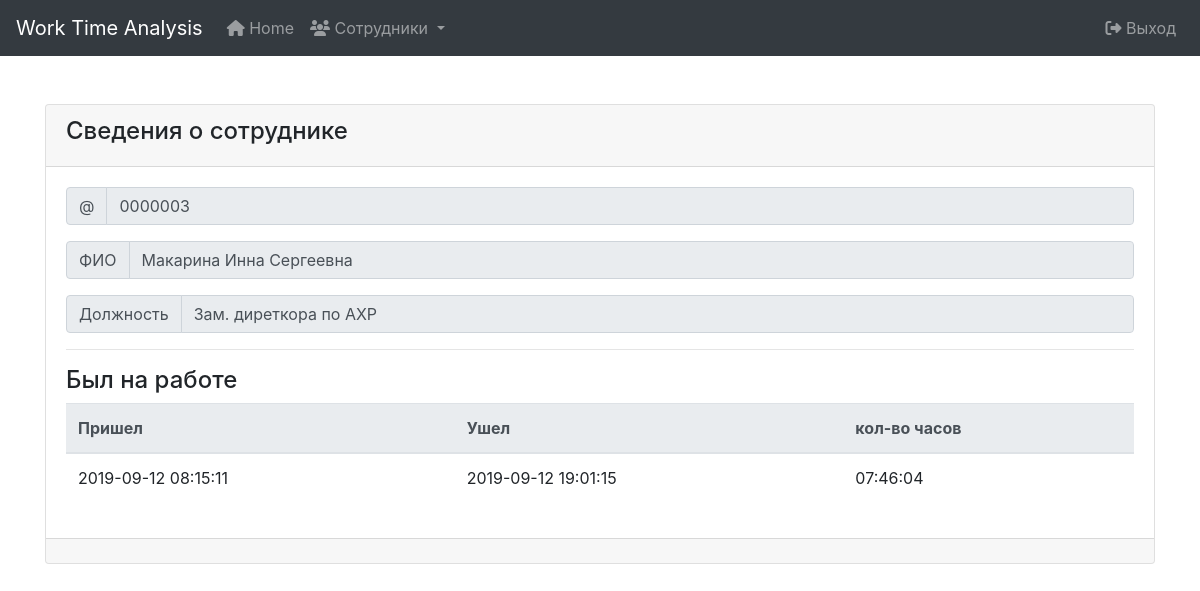
Page /workers/view?id=0000003 (signed in) on the earlier database version.
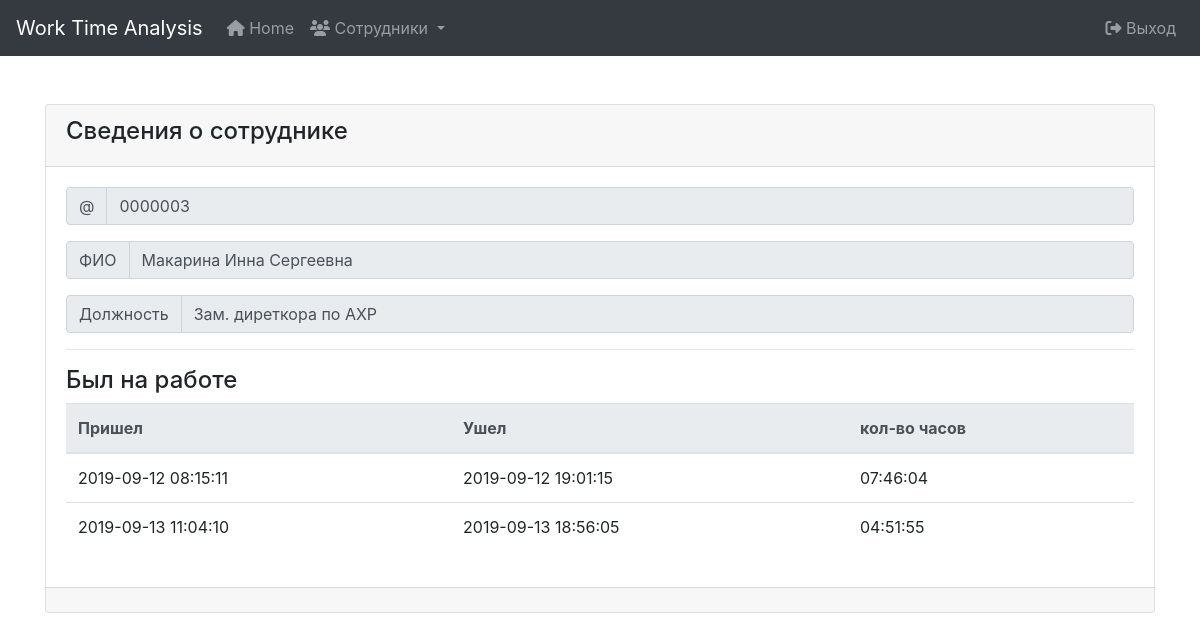
Same page on the later database version.
### tables this page shows
CREATE TABLE `journal` (
  `id` int(10) UNSIGNED ZEROFILL NOT NULL,
  `worker` int(7) UNSIGNED ZEROFILL NOT NULL DEFAULT 0000000,
  `ardate` datetime DEFAULT NULL,
  `oudate` datetime DEFAULT NULL
);

### workers/view/index.php (the view, shortened to what this page needs)
<!doctype html>
<html lang="ru">
<head>
    <link rel="stylesheet" href="../../vendors/bootstrap/dist/css/bootstrap.min.css">
    <link rel="stylesheet" href="../../css/style.css">
</head>
<body>
<nav class="navbar navbar-expand-lg navbar-dark bg-dark">
    <a class="navbar-brand" href="/">Work Time Analysis</a>
    <div class="collapse navbar-collapse" id="navbarSupportedContent">
        <ul class="navbar-nav mr-auto">
            <li class="nav-item">
                <a class="nav-link" href="/main"><i class="fas fa-home"></i></span> Home</a>
            </li>
            <li class="nav-item dropdown">
                <a class="nav-link dropdown-toggle" href="#" id="navbarDropdown" role="button" data-toggle="dropdown" aria-haspopup="true" aria-expanded="false">
                    <span><i class="fas fa-users"></i></span> Сотрудники
                </a>
            </li>
        </ul>
    </div>
    <div class="form-inline my-2 my-lg-0">
        <ul class="navbar-nav">
            <li class="nav-item">
                <a class="nav-link" href="../../main/logout/"><span><i class="fas fa-sign-out-alt"></i></span> Выход</a>
            </li>
        </ul>
    </div>
</nav>
<div class="container mt-5">
    <div class="card">
        <?php
        require_once '../../mods/Database.php';
        $db = new Database();
        $res = $db->get_info_worker($_GET['id']);
        ?>
        <div class="card-header"><h4>Сведения о сотруднике</h4></div>
        <div class="card-body">
            <div class="input-group mb-3">
                <div class="input-group-prepend">
                    <span class="input-group-text" id="basic-addon1">@</span>
                </div>
                <input type="text" class="form-control disabled" placeholder="ID сотрудника" aria-label="Username" aria-describedby="basic-addon1" value="<?php echo $res[0]['id']?>" readonly>
            </div>
            <div class="input-group mb-3">
                <div class="input-group-prepend">
                    <span class="input-group-text">ФИО</span>
                </div>
                <input type="text" aria-label="First name" class="form-control" value="<?php echo $res[0]['fio']?>" readonly>
            </div>
            <div class="input-group mb-3">
                <div class="input-group-prepend">
                    <span class="input-group-text" id="basic-addon1">Должность</span>
                </div>
                <input type="text" class="form-control disabled" aria-label="position" aria-describedby="basic-addon1" value="<?php echo $res[0]['name']?>" readonly>
            </div>
            <hr>
            <div class="input-group">
                <h4>Был на работе</h4>
                <? echo $res['table'];?>
            </div>
        </div>
        <div class="card-footer">
        </div>
    </div>
</div>
</body>
</html>

### mods/Database.php (shortened to what this page needs)
<?php
class Database
{
    public $db;
    public function __construct()
    {
        if(empty($this->db))
        {
            try{
                $this->db = new PDO(DB_DSN,DB_USER,DB_PASSWD,DB_OPT);
                return $this->db;
            } catch (PDOException $ex) {
                $this->errorInfo = '<div class="alert alert-danger">'.$ex->getMessage().'</div>';
            }
        } else {
          return $this->db;
        }
    }
    public function get_info_worker($w_id)
    {
        $sth = $this->db->prepare('SELECT wor.id, fio, pos.name FROM workers AS wor, position as pos WHERE wor.position = pos.id and wor.id = :id');
        $sth->execute(array(':id'=>$w_id));
        $res1 = $sth->fetchAll();
        $res2 = $this->get_journal_worker($w_id);
        return array_merge($res1,$res2);
    }
    private function get_journal_worker($w_id)
    {
        $sth = $this->db->prepare('SELECT ardate, oudate from journal where worker = :id');
        $sth->execute(array(':id'=>$w_id));
        if($sth->rowCount()>0){
            $table = '<table class="table table-hover"><thead class="thead-light"><tr><th>Пришел</th><th>Ушел</th><th>кол-во часов</th></tr></thead><tbody>';
            foreach ($sth->fetchAll() as $row){
                $table .= '<tr><td>'.$row['ardate'].'</td><td>'.$row['oudate'].'</td><td>'.date('H:i:s',strtotime($row['oudate'])-strtotime($row['ardate'])-10800).'</td></tr>';
            }
            $table .= '</tbody></table>';
            return array('table'=>$table);
        } else return array('table'=>'<div class="alert alert-warning">Информации нету!</div>');
    }
}

Differences in the rows shown:
added journal: ardate "2019-09-13 11:04:10", oudate "2019-09-13 18:56:05", oudate+ardate "04:51:55"
